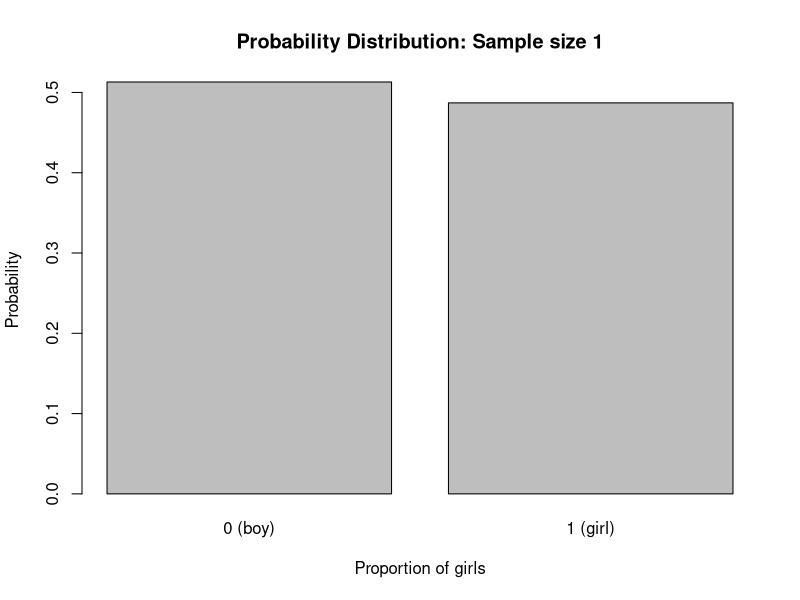
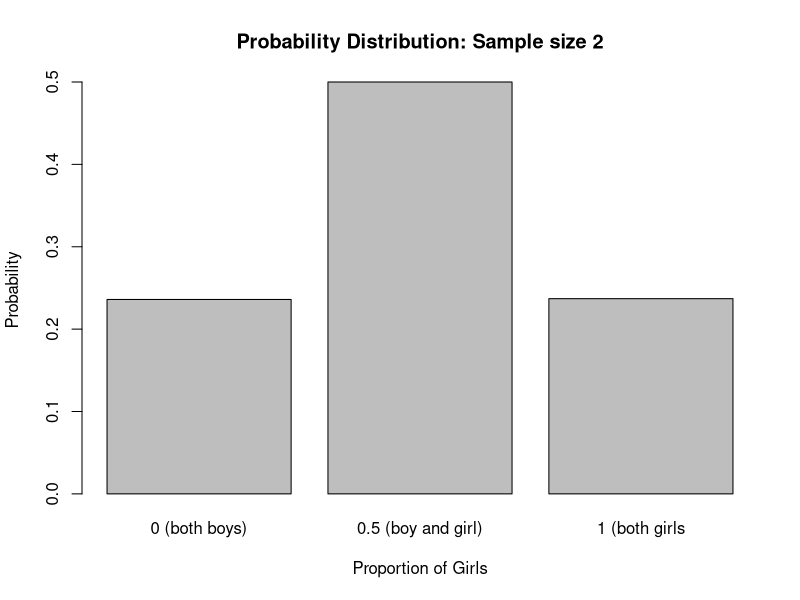
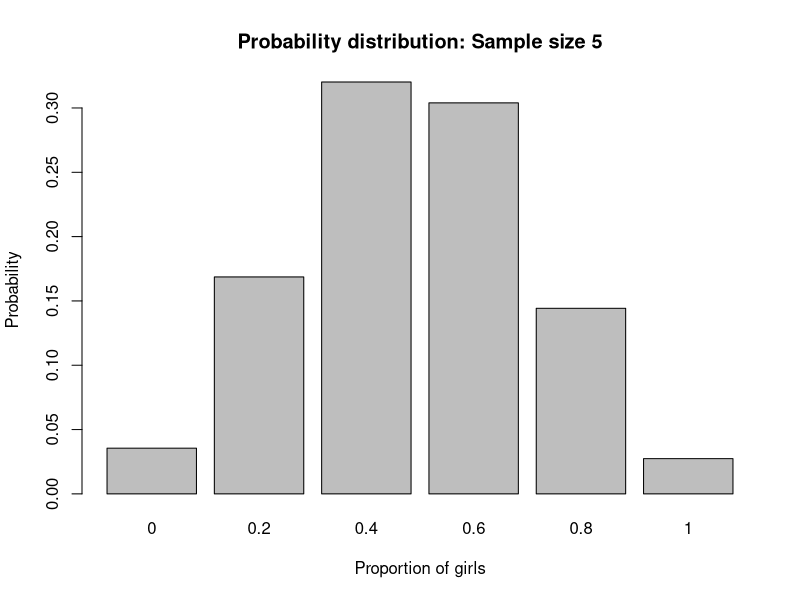
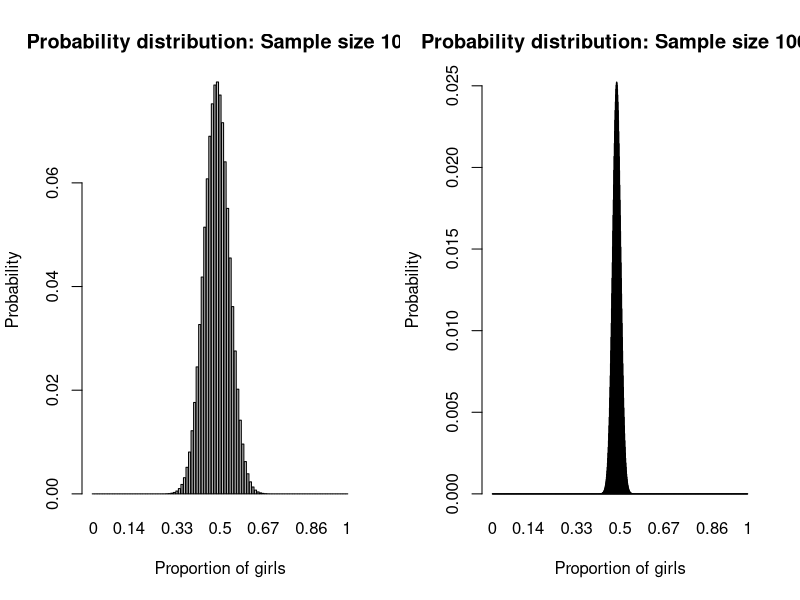
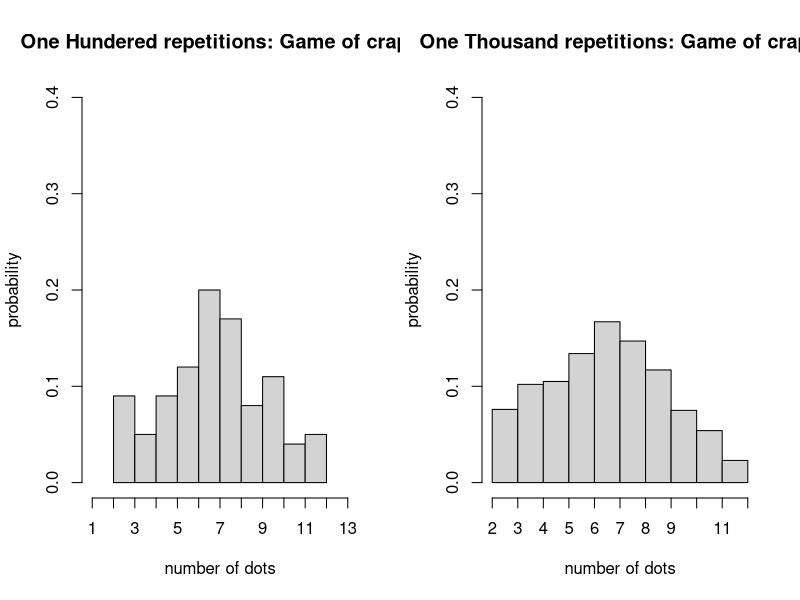
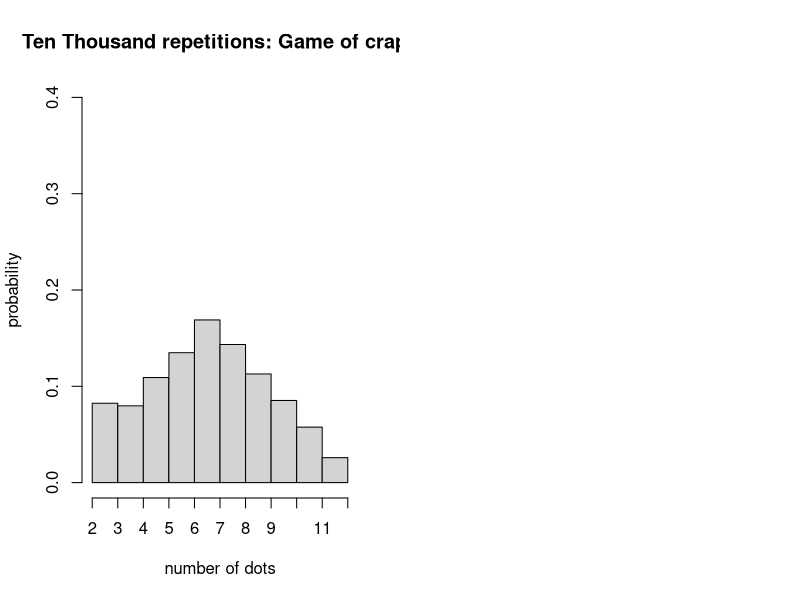

Write the R code that produced these figures, in order.
## ---- chunk 1
barplot(c(0.513, 0.487), names.arg = c("0 (boy)", "1 (girl)"), 
        main = "Probability Distribution: Sample size 1",
        xlab = "Proportion of girls",
        ylab = "Probability")
## ---- chunk 2
barplot(c(0.236, 0.5, 0.237), names.arg = c("0 (both boys)", "0.5 (boy and girl)", "1 (both girls"),
        main = "Probability Distribution: Sample size 2",
        xlab = "Proportion of Girls",
        ylab = "Probability")
## ---- chunk 3
#| code-fold: false
factorial(4)
## ---- chunk 4
#| code-fold: false

barplot(dbinom(seq(0,5, by = 1), 5, 0.487), names.arg = as.character(seq(0,5, by = 1)/5),
        main = "Probability distribution: Sample size 5",
        xlab = "Proportion of girls",
        ylab = "Probability")

## ---- chunk 5
#| code-fold: false
dbinom(2,5,0.487)

## ---- chunk 6
par(mfrow = c(1,2))

barplot(dbinom(seq(0,100, by = 1), 100, 0.487), names.arg = as.character(seq(0,100, by = 1)/100),
        main = "Probability distribution: Sample size 100",
        xlab = "Proportion of girls",
        ylab = "Probability")

barplot(dbinom(seq(0,1000, by = 1), 1000, 0.487), names.arg = as.character(seq(0,1000, by = 1)/1000),
        main = "Probability distribution: Sample size 1000",
        xlab = "Proportion of girls",
        ylab = "Probability")
## ---- chunk 7
#| code-fold: false

box <- c(1,1,1,5)

draws <- sample(box, size = 100, replace = TRUE)
## ---- chunk 8
#| code-fold: false

sum(draws)
## ---- chunk 9
#| code-fold: false

baby_box <- c("girl", "boy")
## ---- chunk 10
#| code-fold: false

baby_draws <- sample(baby_box, 100, replace = T, prob = c(0.487, 0.513))
## ---- chunk 11
#| code-fold: false

sum(baby_draws == "girl")
## ---- chunk 12

craps <- function(){
  # construct a die
  die <- 1:6
  # roll twice
  out <- sample(die, 2, replace = T)
  # sum the outcome of the rolls
  sum(out)
}

crap_sim <- replicate(100, craps())

h100 <- hist(crap_sim, freq = F,
     xlim = c(1,13),
     ylim = c(0,0.4),
     xaxt = "n",
     main = "One Hundered repetitions: Game of craps",
     xlab = "number of dots",
     ylab = "probability")
h100$mids <- seq(1, 13, by = 1)
axis(1, at = seq(1, 13, by = 1),
     labels = 1:13)
## ---- chunk 13
crap_sim <- replicate(1000, craps())

hist(crap_sim, freq = F,
     xlim = c(2,12),
     ylim = c(0,0.4),
     xaxt = "n",
     main = "One Thousand repetitions: Game of craps",
     xlab = "number of dots",
     ylab = "probability")
axis(1, at = seq(2, 12, by = 1),
     labels = 2:12)
## ---- chunk 14
crap_sim <- replicate(10000, craps())

hist(crap_sim, freq = F,
     xlim = c(2,12),
     ylim = c(0,0.4),
     xaxt = "n",
     main = "Ten Thousand repetitions: Game of craps",
     xlab = "number of dots",
     ylab = "probability", breaks = 12)
axis(1, at = seq(2, 12, by = 1),
     labels = 2:12)
